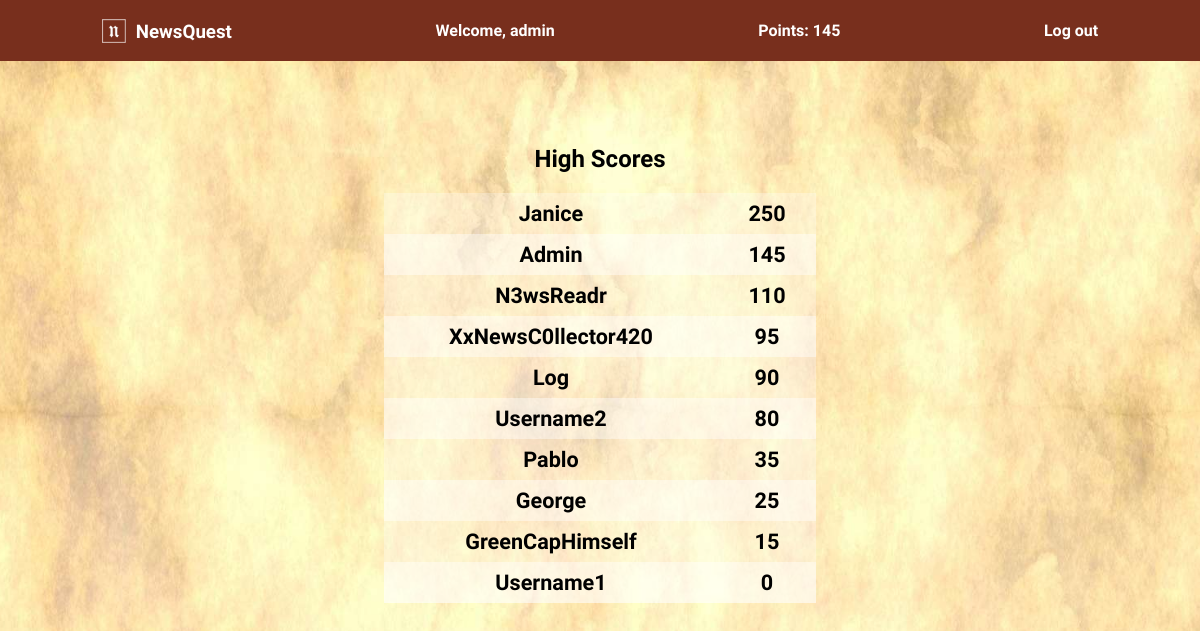
The page /highscores/ (signed in) on the database as committed earlier.
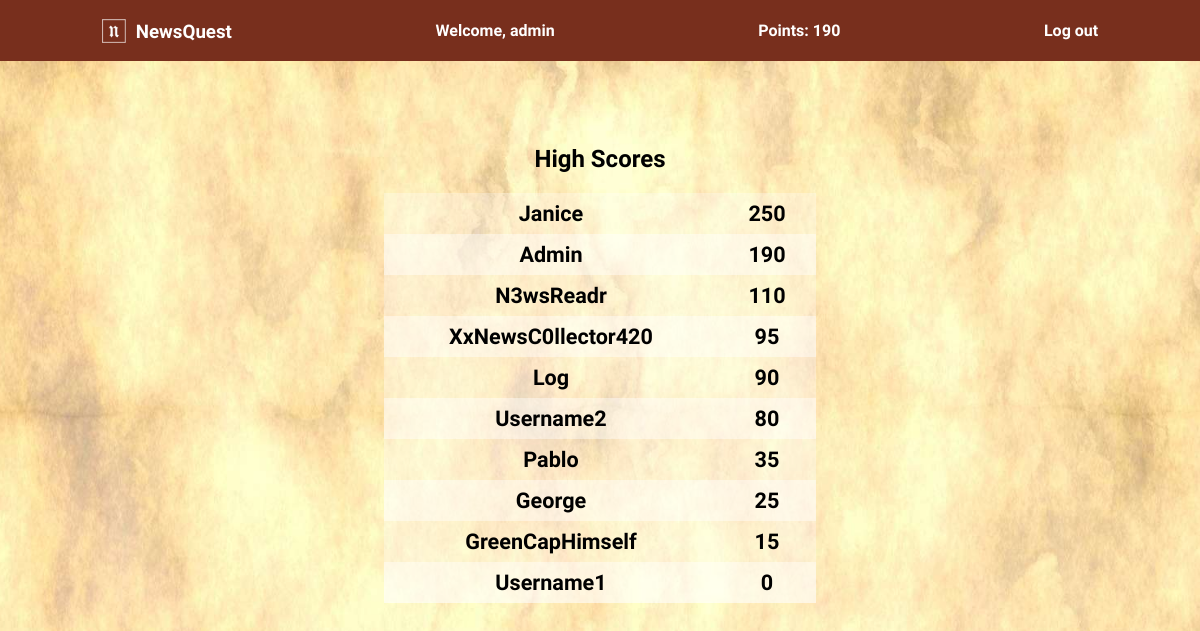
The same page on the database as committed later.
### users/models.py (models this page shows, shortened)
class CustomUser(AbstractUser):
    pass
    points = models.IntegerField(default=0, verbose_name=0)
    level = models.IntegerField(default=0, verbose_name=0)

### users/views.py (the view)
# urls.py: path('highscores/', views.highscores, name='highscores'),
def highscores(request):
    queries = CustomUser.objects.all().order_by('-points').values('username', 'points')[:10]
    context = {
        "users": list(queries)
    }
    return render(request, 'highscores.html', context=context)

### users/templates/highscores.html (shortened to what this page needs)
{% extends 'base.html' %}
{% block content %}
{% if user.is_authenticated %}
    {% load static %}
    <header>
        <div class="header-title">
            <h3><a href="{% url 'world' %}"><img src="{% static 'logo3.png' %}" alt="logo" style="width:24px;margin:0 10px -5px 0;">NewsQuest</a></h3>
        </div>
            <p class="user-para">Welcome, <span id="username">{{user.username}}</span></p>
            <p class="points-para">Points: <span id="points">{{user.points}}</span></p>
        <div class="logout-box">
            <a href="{% url 'logout'%}">Log out</a>
        </div>
    </header>
    <div class="world-wrapper" style="display:block;width:45%;">
        <h2 style="text-align: center;">High Scores</h2>
<table>
{% for user in users %}
    <tr>
        <td>{{user.username}}</td>
        <td>{{user.points}}</td>
    </tr>
    {% endfor %}
</table>
</div>
{% endif %}
{% endblock content %}

### users/templates/base.html (shortened to what this page needs)
<!DOCTYPE html>
<html lang="en">
<head>
    {% load static %}
    <link rel="stylesheet" href="{% static 'style.css' %}">
</head>
<body>
    {% block content %}
    {% endblock content %}
</body>
</html>

### users/static/style.css (style rules this page uses)
:root { --brown: #782F1D; --cream: #EBC48D; --grey: #5B6059; --gold: #958C70; --orange: #B85F39; }
body { margin: 0; padding: 0; background: url('./paper1.jpg') no-repeat center center fixed; background-size: cover; font-family: 'MedievalSharp', cursive; font-weight: bold; }
h1, h2, h3, h4, h5, h6 { font-family: 'Fondamento', cursive; font-weight: bold; }
a { color: #000000; text-decoration: none; }
.world-wrapper { padding-top: 4rem; width: 80%; margin: auto; display: grid; grid-template-columns: 1fr 1fr 1fr; }
header { background: var(--brown); color: white; display: flex; flex-direction: row; justify-content: space-around; align-items: center; }
header a { color: white; text-decoration: none; }
table { margin: auto; border-spacing: 0; min-width: 80%; cursor: default; }
td { text-align: center; font-size: 1.35rem; padding: 0.5rem 1rem; text-transform: capitalize; }
tr:nth-child(odd) { background: rgba(255,255,255,0.3); }
tr:nth-child(even) { background: rgba(255,255,255,0.6); }

Rows that differ between the two databases and show on the page:
changed CustomUser "Admin": points "145" → "190"
